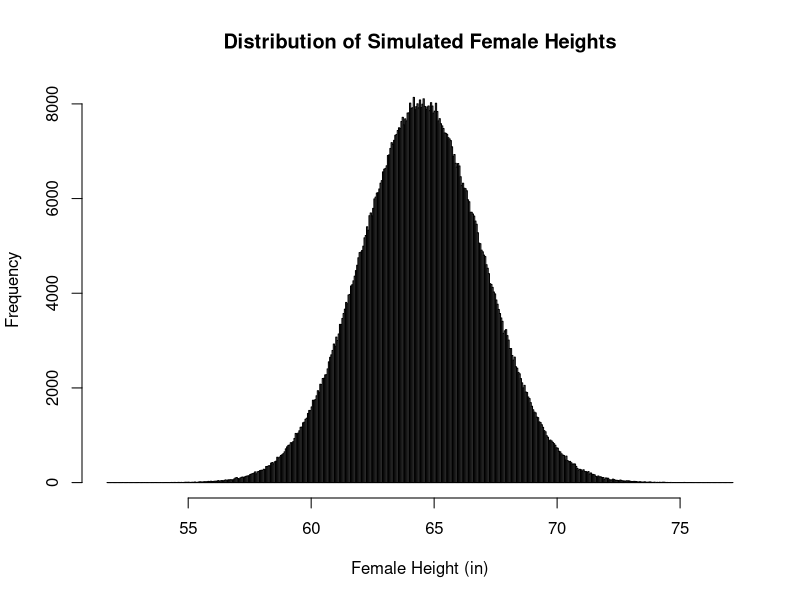

Reproduce this figure in R.
## ---- chunk 1
# Create objects with the parameters needed for a normal distribution
mean_female_height <- 64.5
sd_female_height <- 2.5
n_obs <- 1e6

# Create a vector of simulated female heights using the parameters.
female_heights <- rnorm(n = n_obs, 
                        mean = mean_female_height, 
                        sd = sd_female_height)

# Plot the simulated distribution of female heights
hist(female_heights, 
     breaks = "fd",  # This argument uses the Freedman-Diaconis algorithm 
                     # to calculate the number of bins.
     main = "Distribution of Simulated Female Heights",
     xlab = "Female Height (in)")
